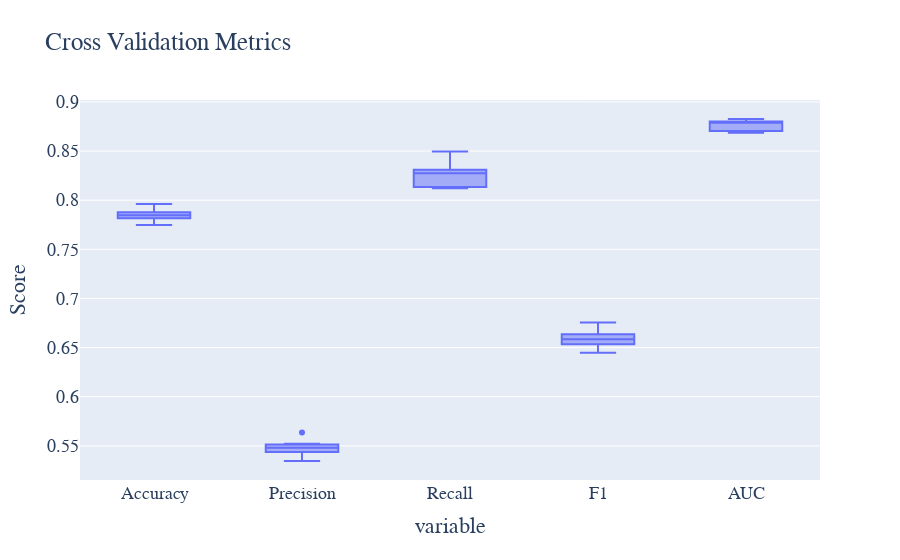

Notebook source saved alongside this figure:
### Code cell
# 执行交叉验证
cv_results = cross_validate(lr_model, X_train, y_train, cv=10, scoring=['accuracy', 'precision', 'recall', 'f1', 'roc_auc'])

# 提取交叉验证结果
cv_accuracy = cv_results['test_accuracy']
cv_precision = cv_results['test_precision']
cv_recall = cv_results['test_recall']
cv_f1 = cv_results['test_f1']
cv_roc = cv_results['test_roc_auc']

# 绘制交叉验证结果的箱线图
cv_metrics_data = pd.DataFrame({
    'Accuracy': cv_accuracy,
    'Precision': cv_precision,
    'Recall': cv_recall,
    'F1': cv_f1,
    'AUC': cv_roc
})

# 绘制交叉验证结果的箱线图
fig = px.box(cv_metrics_data, title='Cross Validation Metrics')
fig.update_layout(
    yaxis_title='Score', showlegend=False,
    font=dict(family='Times New Roman', size=18)
)
fig.write_html('Image/4_3_8.html')
fig.show()
"""
当精确率（Precision）较高而召回率（Recall）较低时，意味着模型在预测为正类的样本中有较高的准确性，但同时错过了一些真实的正类样本。

具体解释如下：

高精确率：模型预测为正类的样本中，有很高比例的样本实际上是真正的正类样本。这表示模型对于正类的预测是相对可靠和准确的。
低召回率：模型未能正确识别出所有真实的正类样本，一些正类样本被错误地预测为负类或被漏掉了。这表示模型在正类样本的识别上存在一定的缺陷。
这种情况常见于模型对正类样本的判别标准较高，导致了较多的假阴性（False Negative）和较少的假阳性（False Positive）。换句话说，模型更倾向于保守地将样本预测为负类，以确保预测的准确性，但这也导致了一些真实的正类样本被错过。

具体如何解释这种情况需要结合具体业务场景来分析。如果在某些场景中，假阳性的代价比假阴性高，那么高精确率可能是可以接受的，因为模型确保尽可能减少了错误的预测为正类的情况。然而，如果在某些场景中，假阴性的代价比假阳性高，那么需要关注如何提高召回率，以确保更多真实的正类样本被正确地预测出来。

综合考虑精确率和召回率，可以使用F1分数来评估模型的综合性能，F1分数综合了精确率和召回率，对两者都有要求。在某些情况下，可能需要在精确率和召回率之间进行权衡，选择最适合特定场景需求的模型性能指标。
"""

### Figure 1 — Plotly figure (JSON) as saved in the notebook; plotly's stock layout.template omitted (floating-point values rounded to 4 significant figures)
{"data": [{"alignmentgroup": "True", "hovertemplate": "variable=%{x}<br>value=%{y}<extra></extra>", "legendgroup": "", "marker": {"color": "#636efa"}, "name": "", "notched": false, "offsetgroup": "", "orientation": "v", "showlegend": false, "type": "box", "x": ["Accuracy", "Accuracy", "Accuracy", "Accuracy", "Accuracy", "Accuracy", "Accuracy", "Accuracy", "Accuracy", "Accuracy", "Precision", "Precision", "Precision", "Precision", "Precision", "Precision", "Precision", "Precision", "Precision", "Precision", "Recall", "Recall", "Recall", "Recall", "Recall", "Recall", "Recall", "Recall", "Recall", "Recall", "F1", "F1", "F1", "F1", "F1", "F1", "F1", "F1", "F1", "F1", "AUC", "AUC", "AUC", "AUC", "AUC", "AUC", "AUC", "AUC", "AUC", "AUC"], "x0": " ", "xaxis": "x", "y": [0.7746, 0.783, 0.787, 0.7779, 0.786, 0.796, 0.7833, 0.7816, 0.7877, 0.788, 0.5346, 0.5461, 0.5509, 0.5389, 0.5502, 0.5637, 0.5459, 0.5439, 0.5522, 0.5514, 0.8123, 0.8133, 0.8293, 0.812, 0.8187, 0.8429, 0.8309, 0.8256, 0.8309, 0.8495, 0.6448, 0.6535, 0.6621, 0.6479, 0.6581, 0.6756, 0.6589, 0.6557, 0.6635, 0.6688, 0.8724, 0.8687, 0.8788, 0.8705, 0.8694, 0.8826, 0.8794, 0.88, 0.8788, 0.8824], "y0": " ", "yaxis": "y"}], "layout": {"boxmode": "group", "font": {"family": "Times New Roman", "size": 18}, "legend": {"tracegroupgap": 0}, "showlegend": false, "title": {"text": "Cross Validation Metrics"}, "xaxis": {"anchor": "y", "domain": [0, 1], "title": {"text": "variable"}}, "yaxis": {"anchor": "x", "domain": [0, 1], "title": {"text": "Score"}}}}
